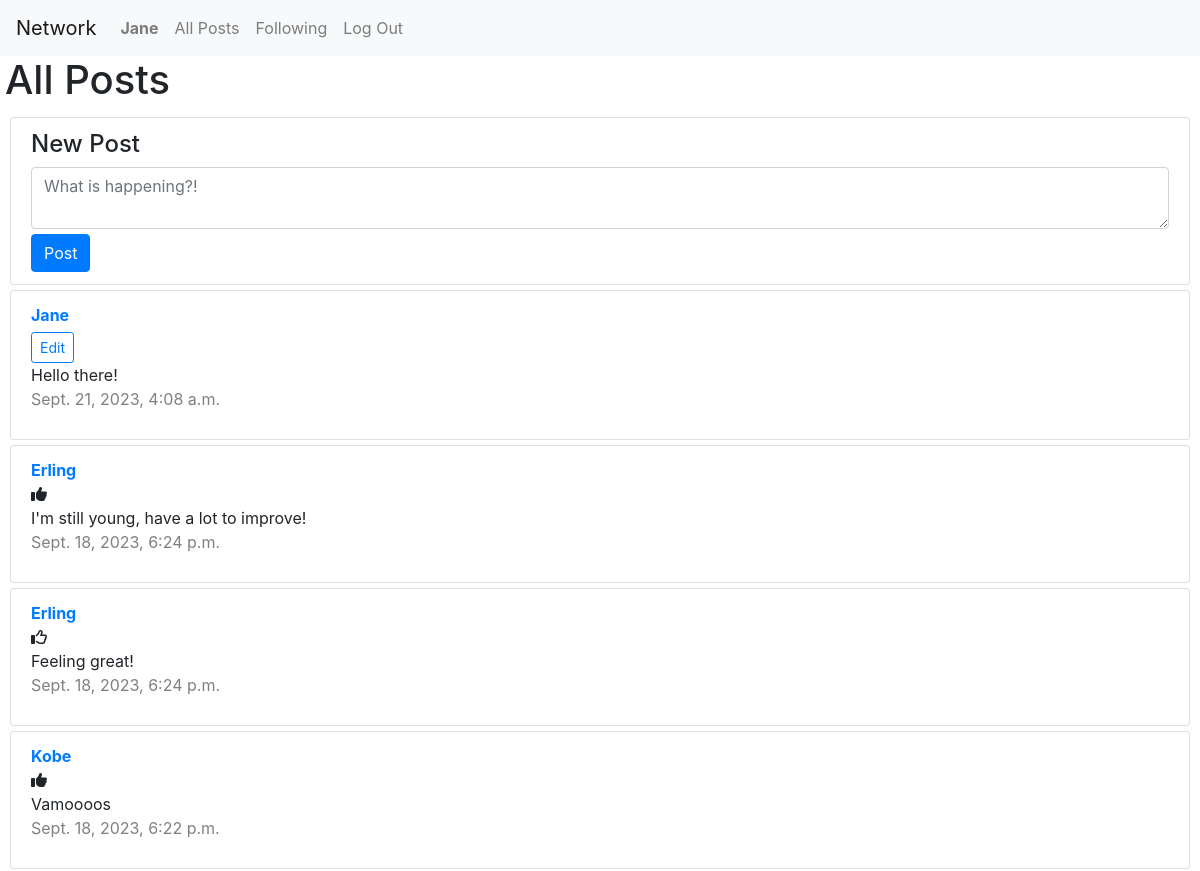
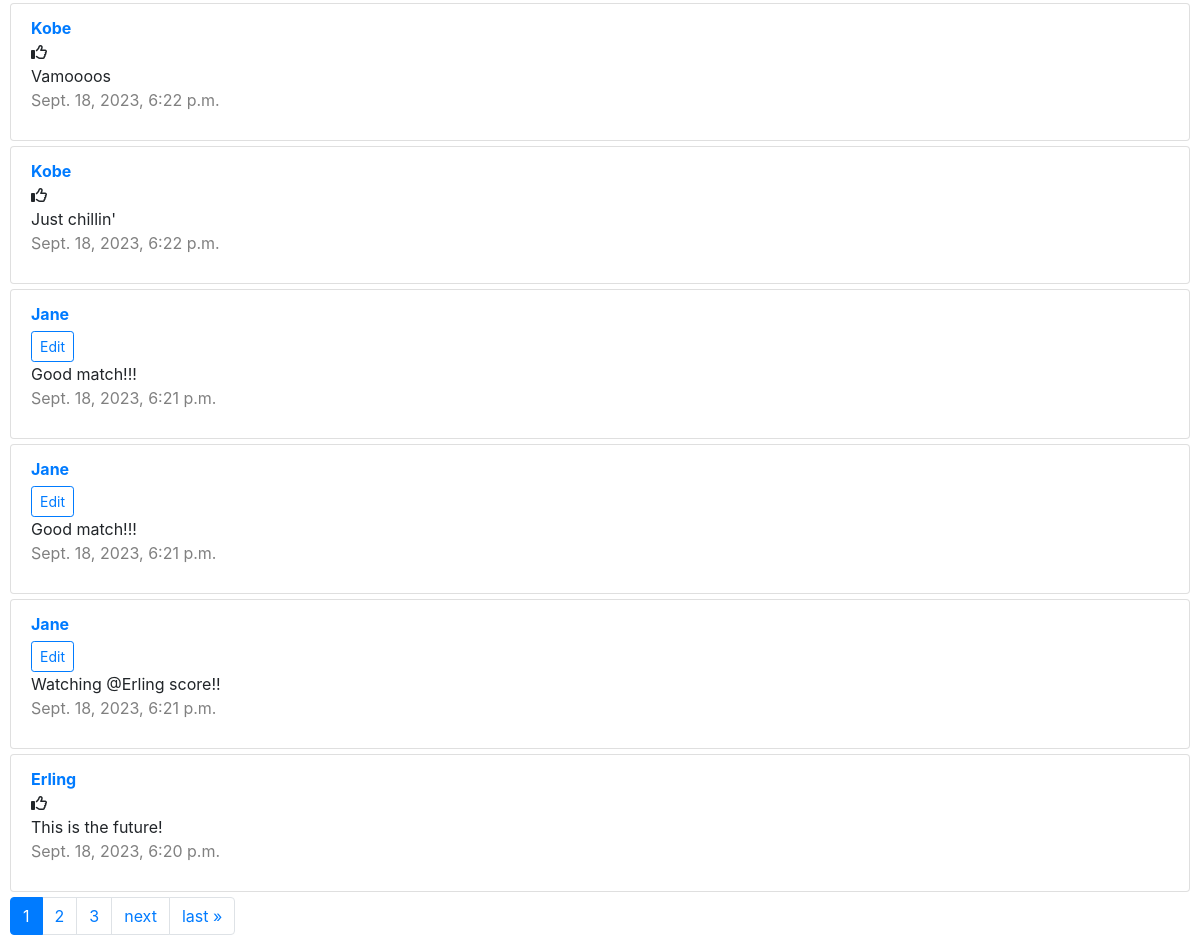
Screenshot of / (signed in) with the database file from the repository (2 pictures, top to bottom).
### network/models.py (models this page shows, shortened)
class User(AbstractUser):
    following = models.ManyToManyField('self', symmetrical=False, blank=True, related_name='followers')

class Post(models.Model):
    user = models.ForeignKey(User, on_delete=models.CASCADE, related_name="posts")
    content = models.TextField()
    created_at = models.DateTimeField(auto_now_add=True)

### network/views.py (the view)
# urls.py: path("", views.index, name="index"),
def index(request):
    if request.user.is_authenticated:
        posts = Post.objects.all().order_by('-created_at')
        page_obj = paginate(request, posts)
        allLikes = Like.objects.all()
        whoYouLiked = []
        try:
            for like in allLikes:
                if like.user.id == request.user.id:
                    whoYouLiked.append(like.post.id)
        except:
            whoYouLiked = []
        return render(request, "network/index.html", {
            "page_obj": page_obj,
            "whoYouLiked": whoYouLiked
        })
    else:
        return HttpResponseRedirect(reverse("login"))

### network/views.py (called while the page is built)
def paginate(request, posts):
    paginator = Paginator(posts, 10)  # Show 10 contacts per page.
    page_number = request.GET.get("page")
    page_obj = paginator.get_page(page_number)
    return page_obj

### network/templates/network/index.html (shortened to what this page needs)
{% extends "network/layout.html" %}
{% load static %}
{% block body %}
    <h1>All Posts</h1>
    <div id="post-view">
        <ul class="list-group">
            <li class="list-group-item">
                <h4>New Post</h4>
                <form id="post-form" method="post" action="{% url 'create_post' %}">
                    <textarea class="form-control" id="post-content" placeholder="What is happening?!"></textarea>
                    <input id="post-button" type="submit" class="btn btn-primary" value="Post"/>
                </form>
            </li>
        </ul>
    </div>
    {% include 'network/post_list.html' with page_obj=page_obj whoYouLiked=whoYouLiked %}
{% endblock %}

### network/templates/network/layout.html (shortened to what this page needs)
{% load static %}
<!DOCTYPE html>
<html lang="en">
    <head>
        <link rel="stylesheet" href="https://stackpath.bootstrapcdn.com/bootstrap/4.4.1/css/bootstrap.min.css">
        <link href="{% static 'network/styles.css' %}" rel="stylesheet">
        <link rel="stylesheet" href="https://cdnjs.cloudflare.com/ajax/libs/font-awesome/6.4.2/css/all.min.css" />
    </head>
    <body>
        <nav class="navbar navbar-expand-lg navbar-light bg-light">
            <a class="navbar-brand" href="#">Network</a>
            <div>
              <ul class="navbar-nav mr-auto">
                {% if user.is_authenticated %}
                    <li class="nav-item">
                        <a class="nav-link" href="{% url 'profile' username=user.username %}"><strong>{{ user.username }}</strong></a>
                    </li>
                {% endif %}
                <li class="nav-item">
                  <a class="nav-link" href="{% url 'index' %}">All Posts</a>
                </li>
                {% if user.is_authenticated %}
                    <li class="nav-item">
                        <a class="nav-link" href="{% url 'following' %}">Following</a>
                    </li>
                    <li class="nav-item">
                        <a class="nav-link" href="{% url 'logout' %}">Log Out</a>
                    </li>
                {% endif %}
              </ul>
            </div>
          </nav>
        <div class="body">
            {% block body %}
            {% endblock %}
        </div>
    </body>
</html>

### network/templates/network/post_list.html (shortened to what this page needs)
{% load static %}
<ul class="list-group">
    {% for post in page_obj %}
        <div id="post" data-post-id="{{ post.id }}">
            <li class="list-group-item">
                <strong><a href="{% url 'profile' username=post.user.username %}">{{ post.user.username }}</a></strong> <br>
                {% if user.is_authenticated %}
                    {% if user == post.user %}
                        <button class="btn btn-sm btn-outline-primary edit-button" data-toggle="modal" data-target="#modal_edit_post_{{ post.id }}">Edit</button><br>
                    {% else %}
                        {% if post.id in whoYouLiked%}
                        <i class="fa-solid fa-thumbs-up" id="{{ post.id }}" onclick="likeHandler({{ post.id }}, '{{ whoYouLiked }}')"></i>
                        {% else%}
                        <i class="fa-regular fa-thumbs-up" id="{{ post.id }}" onclick="likeHandler({{ post.id }}, '{{ whoYouLiked }}')"></i>
                        {% endif %}
                    {% endif%}
                {% endif%}
                <div class="post-content" id="content_{{ post.id }}">
                    {{ post.content }}
                </div>
                <p class="date">{{ post.created_at }}</p>
            </li>
        </div>
    {% endfor %}
</ul>
<span class="step-links">
    <nav aria-label="Page navigation">
        <ul class="pagination">
                {% for page_num in page_obj.paginator.page_range %}
                    <li class="page-item {% if page_num == page_obj.number %}active{% endif %}">
                        <a class="page-link" href="{% url 'index' %}?page={{ page_num }}">{{ page_num }}</a>
                    </li>
                {% endfor %}
            {% if page_obj.has_next %}
                <li class="page-item"><a class="page-link" href="{% url 'index' %}?page={{ page_obj.next_page_number }}">next</a></li>
                <li class="page-item"><a class="page-link" href="{% url 'index' %}?page={{ page_obj.paginator.num_pages }}">last &raquo;</a></li>
            {% endif %}
        </ul>
    </nav>
</span>

### network/static/network/styles.css (style rules this page uses)
h1, h3 { margin-left: 5px; }
.list-group-item, .follower-following, .pagination { margin-left: 10px; margin-right: 10px; margin-top: 5px; }
.btn { margin-top: 5px; }
.date { color: grey; }

### rows the page displays
User: username "Jane"
Post: user.username "Jane", content "Hello there!", created_at "Sept. 21, 2023, 4:08 a.m."
Post: user.username "Erling", content "I'm still young, have a lot to improve!", created_at "Sept. 18, 2023, 6:24 p.m."
Post: user.username "Erling", content "Feeling great!", created_at "Sept. 18, 2023, 6:24 p.m."
Post: user.username "Kobe", content "Vamoooos", created_at "Sept. 18, 2023, 6:22 p.m."
Post: user.username "Kobe", content "Vamoooos", created_at "Sept. 18, 2023, 6:22 p.m."
Post: user.username "Kobe", content "Just chillin'", created_at "Sept. 18, 2023, 6:22 p.m."
Post: user.username "Jane", content "Good match!!!", created_at "Sept. 18, 2023, 6:21 p.m."
Post: user.username "Jane", content "Good match!!!", created_at "Sept. 18, 2023, 6:21 p.m."
Post: user.username "Jane", content "Watching @Erling score!!", created_at "Sept. 18, 2023, 6:21 p.m."
Post: user.username "Erling", content "This is the future!", created_at "Sept. 18, 2023, 6:20 p.m."

### other values shown
{{ page_num }} "1" "2" "3"
